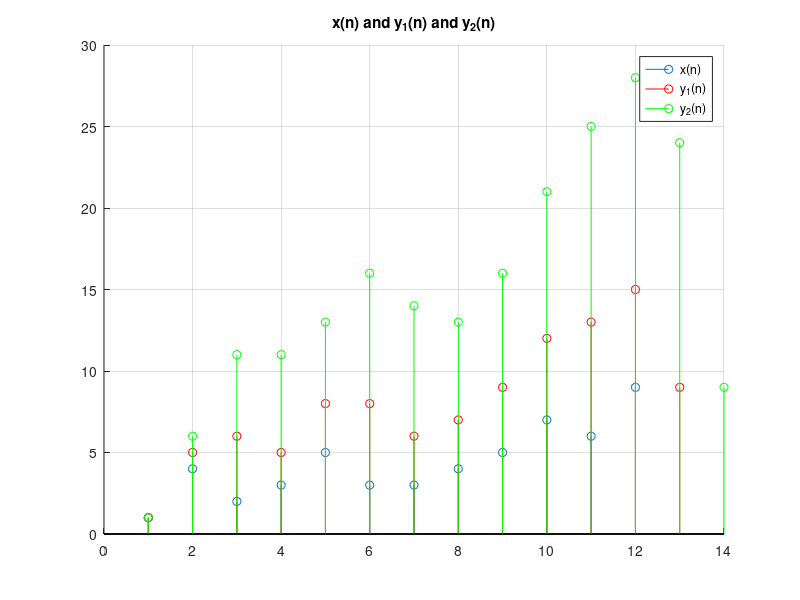
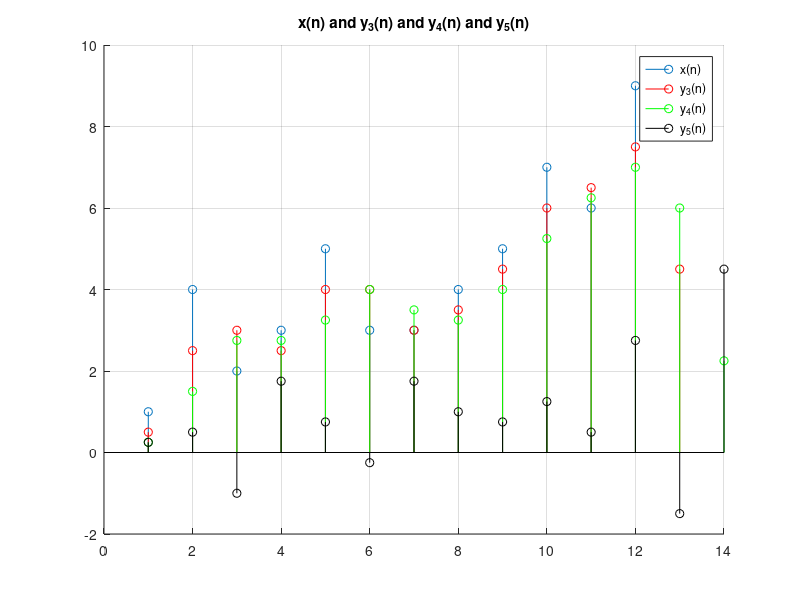
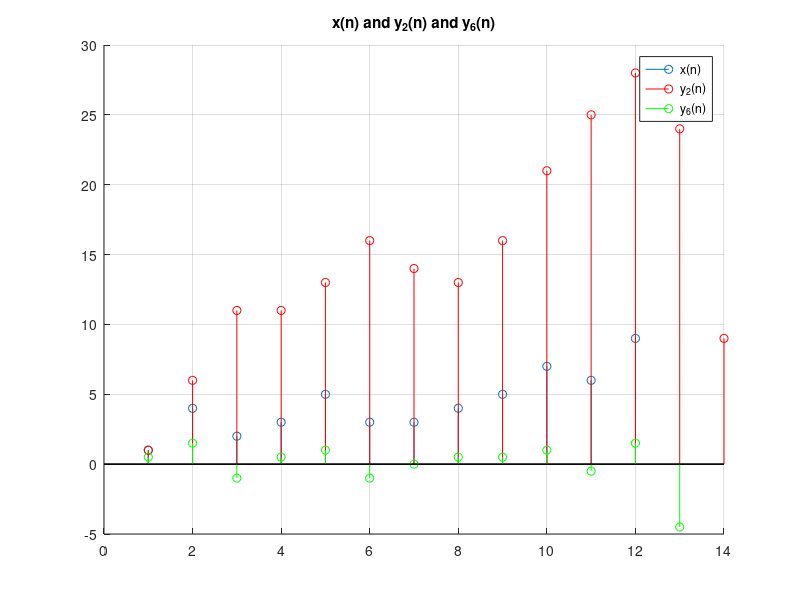

The MATLAB script that drew these images, in order:
%% Homework 1 - Problem 2.22

x = [1 4 2 3 5 3 3 4 5 7 6 9];
h1 = [1 1];
h2 = [1 2 1];
h3 = [1/2 1/2];
h4 = [1/4 1/2 1/4];
h5 = [1/4 -1/2 1/2];
h6 = [1/2 -1/2];

figure(1);
hold on;
stem(x); stem(conv(h1, x), 'r'); stem(conv(h2, x), 'g');
legend('x(n)', 'y_1(n)', 'y_2(n)');
title('x(n) and y_1(n) and y_2(n)');
grid on;

figure(2);
hold on;
stem(x); stem(conv(h3, x), 'r'); stem(conv(h4, x), 'g'); stem(conv(h5, x), 'k');
legend('x(n)', 'y_3(n)', 'y_4(n)', 'y_5(n)');
title('x(n) and y_3(n) and y_4(n) and y_5(n)');
grid on;

figure(3);
hold on;
stem(x); stem(conv(h2, x), 'r'); stem(conv(h6, x), 'g');
legend('x(n)', 'y_2(n)', 'y_6(n)');
title('x(n) and y_2(n) and y_6(n)');
grid on;